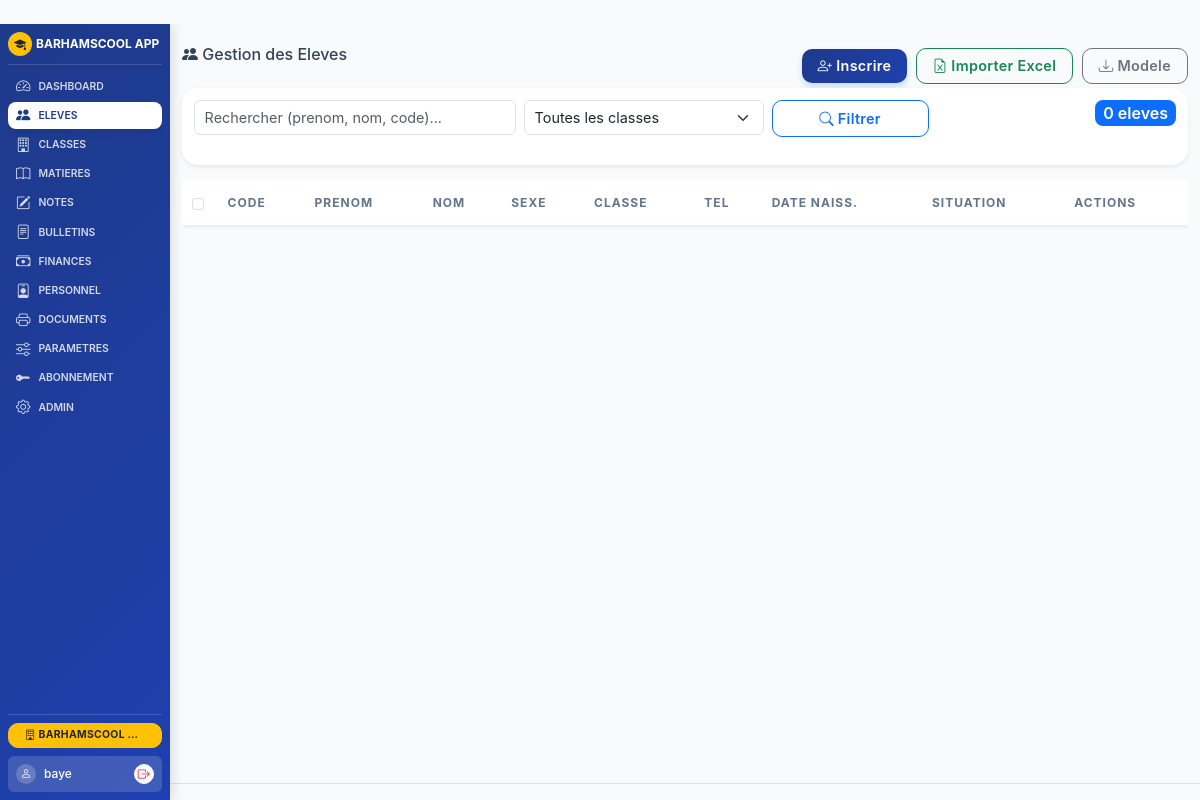
/eleves (signed in), run on the app's committed database.
### models.py (models this page shows, shortened)
class Ecole(db.Model):
    id = db.Column(db.Integer, primary_key=True)
    nom = db.Column(db.String(200), default='BARHAMSCOOL APP')
    identifiant = db.Column(db.String(50), unique=True, nullable=True)
    adresse = db.Column(db.String(300), default='ZAC MBAO CITE CAPEC')
    tel = db.Column(db.String(100), default='338369035-772601310-777385032')
    annee_scolaire = db.Column(db.String(20), default='2024-2025')
    zone = db.Column(db.String(100), default='RUFISQUE')
    dev = db.Column(db.String(200), default='Abdou Diatta - Barham Informatique')
    email = db.Column(db.String(150), default='')
    type_ecole = db.Column(db.String(100), default='')
    directeur = db.Column(db.String(150), default='')
    chef_etablissement = db.Column(db.String(150), default='')
    slogan = db.Column(db.String(300), default='')
    autorisation = db.Column(db.String(100), default='')
    code_etablissement = db.Column(db.String(50), default='')
    ia = db.Column(db.String(100), default='')
    ief = db.Column(db.String(100), default='')
    session_timeout = db.Column(db.Integer, default=30)  # en minutes
    max_login_attempts = db.Column(db.Integer, default=5)
    lockout_duration = db.Column(db.Integer, default=15)  # en minutes
    ip_whitelist = db.Column(db.Text, default='')  # IPs autorisées (séparées par virgule)
    smtp_server = db.Column(db.String(150), default='')
    smtp_port = db.Column(db.Integer, default=587)
    smtp_user = db.Column(db.String(150), default='')
    smtp_password = db.Column(db.String(150), default='')
    smtp_use_tls = db.Column(db.Boolean, default=True)
    email_expediteur = db.Column(db.String(150), default='')

class User(UserMixin, db.Model):
    id = db.Column(db.Integer, primary_key=True)
    username = db.Column(db.String(80), unique=True, nullable=False)
    password_hash = db.Column(db.String(256), nullable=False)
    role = db.Column(db.String(50), default='user')
    ecole_id = db.Column(db.Integer, db.ForeignKey('ecole.id'), nullable=True)
    created_at = db.Column(db.DateTime, default=lambda: datetime.now(timezone.utc))
    last_login = db.Column(db.DateTime, nullable=True)
    identifiant = db.Column(db.String(50), unique=True, nullable=True)
    ecole = db.relationship('Ecole', backref='users')

### routes_eleves.py (the view)
@app.route('/eleves')
@login_required
def eleves():
    ecole_id = get_current_ecole_id()
    e = Ecole.query.get(ecole_id); classes = Classe.query.filter_by(ecole_id=ecole_id).all(); annee = _annee_courante(e)
    q = Eleve.query.filter_by(annee_scolaire=annee, ecole_id=ecole_id)
    fc = request.args.get('classe',''); fs = request.args.get('search','')
    if fc: q = q.filter_by(classe_id=fc)
    if fs: q = q.filter((Eleve.prenom.contains(fs))|(Eleve.nom.contains(fs))|(Eleve.code.contains(fs)))
    return render_template('eleves/index.html', eleves=q.order_by(Eleve.nom,Eleve.prenom).all(), classes=classes, ecole=e, filter_classe=fc, filter_search=fs)

### templates/eleves/index.html (shortened to what this page needs)
﻿﻿﻿﻿﻿﻿﻿﻿﻿﻿﻿﻿﻿﻿﻿﻿﻿﻿﻿﻿﻿﻿﻿﻿﻿{% extends "base.html" %}
{% block content %}
<div class="d-flex justify-content-between align-items-center mb-1">
    <h6 class="mb-0"><i class="bi bi-people-fill"></i> Gestion des Eleves</h6>
    <div>
        <br>
        <a href="{{ url_for('eleve_ajouter') }}" class="btn btn-sm btn-primary ms-1"><i class="bi bi-person-plus"></i> Inscrire</a>
        <button class="btn btn-sm btn-outline-success ms-1" onclick="document.getElementById('importModal').classList.remove('d-none')"><i class="bi bi-file-earmark-excel"></i> Importer Excel</button>
        <a href="{{ url_for('eleves_modele') }}" class="btn btn-sm btn-outline-secondary ms-1"><i class="bi bi-download"></i> Modele</a>
    </div>
</div>
<div class="card shadow-sm mb-3">
    <div class="card-body">
        <form method="GET" class="row g-2">
            <div class="col-md-4">
                <input type="text" name="search" class="form-control" placeholder="Rechercher (prenom, nom, code)..." value="{{ filter_search }}">
            </div>
            <div class="col-md-3">
                <select name="classe" class="form-select">
                    <option value="">Toutes les classes</option>
                </select>
            </div>
            <div class="col-md-2"><button type="submit" class="btn btn-outline-primary w-100"><i class="bi bi-search"></i> Filtrer</button></div>
            <div class="col-md-3 text-end"><span class="badge bg-primary fs-6">{{ eleves|length }} eleves</span></div>
        </form>
    </div>
</div>
<form id="formBulk" method="POST" action="{{ url_for('eleves_supprimer_bulk') }}">
<div style="max-height:65vh;overflow-y:auto;overflow-x:hidden;">
    <table class="table table-sm table-bordered align-middle bg-white shadow-sm">
        <thead class="table-primary">
            <tr>
                <th style="width:36px;"><input class="form-check-input" type="checkbox" id="selectAll" onchange="toggleAll(this)"></th>
                <th>Code</th><th>Prenom</th><th>Nom</th><th>Sexe</th><th>Classe</th><th>Tel</th><th>Date Naiss.</th><th>Situation</th><th>Actions</th>
            </tr>
        </thead>
    </table>
</div>
</form>
{% endblock %}

### templates/base.html (shortened to what this page needs)
<!DOCTYPE html>
<html lang="fr">
<head>
    <link href="https://cdn.jsdelivr.net/npm/bootstrap@5.3.3/dist/css/bootstrap.min.css" rel="stylesheet">
    <link href="https://cdn.jsdelivr.net/npm/bootstrap-icons@1.11.3/font/bootstrap-icons.min.css" rel="stylesheet">
    <link href="{{ url_for('static', filename='css/style.css') }}?v=2" rel="stylesheet">
</head>
<body>
    <div class="app-layout {% if not current_user.is_authenticated %}no-sidebar{% endif %}">
        {% if current_user.is_authenticated %}
        <aside class="app-sidebar text-white">
            <div class="sidebar-brand">
                <div class="brand-icon bg-warning text-dark rounded-circle me-1" style="width:24px; height:24px; display:flex; align-items:center; justify-content:center; flex-shrink: 0;">
                    <i class="bi bi-mortarboard-fill" style="font-size: 0.75rem !important;"></i>
                </div>
                <div class="brand-text text-truncate" title="{{ ecole.nom if ecole else 'BARHAMSCOOL APP' }}">
                    <span class="fw-bold" style="font-size: 0.75rem !important;">{{ ecole.nom if ecole else 'BARHAMSCOOL APP' }}</span>
                </div>
            </div>
            <nav class="sidebar-menu">
                <ul class="nav flex-column gap-0">
                    {% if not has_licence %}
                    <li class="nav-item">
                        <a class="nav-link d-flex align-items-center gap-2 py-1 px-2 {{ 'active' if request.endpoint == 'abonnement' }}" href="{{ url_for('abonnement') }}">
                            <i class="bi bi-key-fill" style="font-size: 0.9rem;"></i>
                            <span style="font-size: 0.65rem; text-transform: uppercase; font-weight: 600;">Abonnement</span>
                        </a>
                    </li>
                    {% else %}
                    {% for endpoint, icon, label in nav_items %}
                    <li class="nav-item">
                        <a class="nav-link d-flex align-items-center gap-2 py-1 px-2 {{ 'active' if request.endpoint == endpoint }}" href="{{ url_for(endpoint) }}">
                            <i class="bi {{ icon }}" style="font-size: 0.9rem;"></i>
                            <span style="font-size: 0.65rem; text-transform: uppercase; font-weight: 600;">{{ label }}</span>
                        </a>
                    </li>
                    {% endfor %}
                    <li class="nav-item">
                        <a class="nav-link d-flex align-items-center gap-2 py-1 px-2 {{ 'active' if request.endpoint == 'parametres_financiers' }}" href="{{ url_for('parametres_financiers') }}">
                            <i class="bi bi-sliders" style="font-size: 0.9rem;"></i>
                            <span style="font-size: 0.65rem; text-transform: uppercase; font-weight: 600;">Parametres</span>
                        </a>
                    </li>
                    <li class="nav-item">
                        <a class="nav-link d-flex align-items-center gap-2 py-1 px-2 {{ 'active' if request.endpoint == 'abonnement' }}" href="{{ url_for('abonnement') }}">
                            <i class="bi bi-key-fill" style="font-size: 0.9rem;"></i>
                            <span style="font-size: 0.65rem; text-transform: uppercase; font-weight: 600;">Abonnement</span>
                        </a>
                    </li>
                    {% endif %}
                    {% if current_user.role == 'super_users' %}
                    <li class="nav-item">
                        <a class="nav-link d-flex align-items-center gap-2 py-1 px-2 {{ 'active' if request.endpoint == 'admin' }}" href="{{ url_for('admin') }}">
                            <i class="bi bi-gear" style="font-size: 0.9rem;"></i>
                            <span style="font-size: 0.65rem; text-transform: uppercase; font-weight: 600;">Admin</span>
                        </a>
                    </li>
                    {% endif %}
                </ul>
            </nav>
            <div class="sidebar-footer mt-auto">
                {% if current_user.role == 'super_users' and all_ecoles %}
                <div class="dropdown w-100 mb-2">
                    <button class="btn btn-sm btn-warning text-dark dropdown-toggle fw-bold w-100 py-1" type="button" data-bs-toggle="dropdown" aria-expanded="false" style="font-size: 0.65rem; line-height: 1.4; text-overflow: ellipsis; overflow: hidden; white-space: nowrap;" title="{{ ecole.nom if ecole else 'École' }}">
                        <i class="bi bi-building"></i> {{ ecole.nom if ecole else 'École' }}
                    </button>
                </div>
                {% endif %}
                <div class="user-profile-block d-flex align-items-center justify-content-between p-2 rounded" style="background: rgba(255,255,255,0.15);">
                    <div class="d-flex align-items-center gap-2">
                        <div class="avatar bg-white-20 rounded-circle" style="width:20px; height:20px; display:flex; align-items:center; justify-content:center;">
                            <i class="bi bi-person" style="font-size: 0.7rem;"></i>
                        </div>
                        <div class="user-info text-truncate">
                            <span class="fw-medium text-white" style="font-size: 0.75rem;">{{ current_user.username }}</span>
                        </div>
                    </div>
                    <a class="btn btn-sm btn-light p-0 rounded-circle d-flex align-items-center justify-content-center" href="{{ url_for('logout') }}" title="Quitter" style="width: 20px; height: 20px; color: var(--danger-color) !important;">
                        <i class="bi bi-box-arrow-right" style="font-size: 0.75rem;"></i>
                    </a>
                </div>
            </div>
        </aside>
        {% endif %}
        <main class="app-main">
            <div class="container-fluid" style="margin-top:0 !important; padding-top:0 !important;">
                {% block content %}{% endblock %}
            </div>
            <footer class="text-center text-muted py-2 mt-auto border-top small">
            </footer>
        </main>
    </div>
</body>
</html>

### data on the page
Ecole: nom "BARHAMSCOOL APP", nom "BARHAMSCOOL…"
User: username "baye"

### other printed values
{{ label }} "DASHBOARD" "ELEVES" "CLASSES" "MATIERES" "NOTES" "BULLETINS" "FINANCES" "PERSONNEL" "DOCUMENTS"
{{ eleves|length }} "0"
